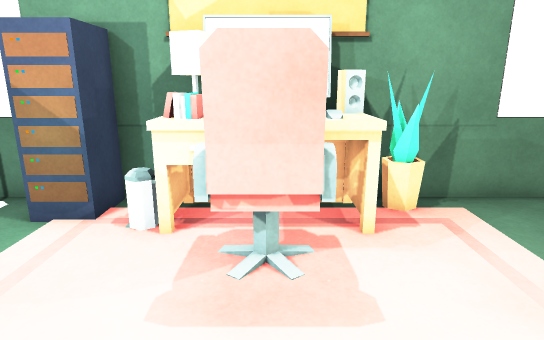
[1] (above)

16 first-person views from a walk through a 3-D level made in the Unity game engine. The camera is 1.5 m above the floor, tilts 14° down and sees 75° across. The floor is counted in squares, 0.5 m on a side. Each view is taken from the middle of a square. On the plan, view 1 faces up. The plan holds only what a view shows up to about 20 squares ahead; the rest is blank. The player is left out. Door leaves are left out, so doorways stand open. Surface patterns are stand-ins for the level's own textures.

[2]
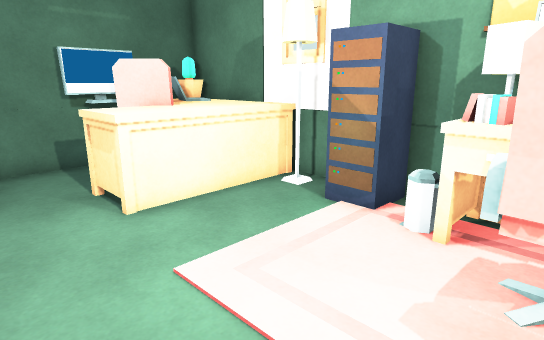

[3]
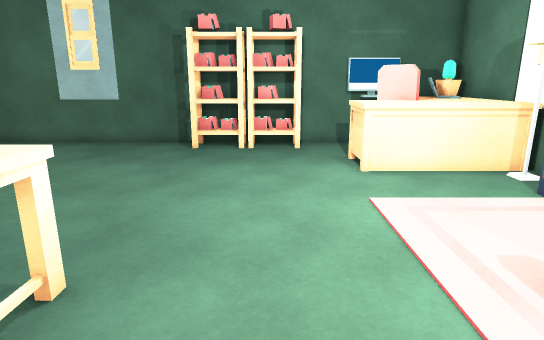

[4]
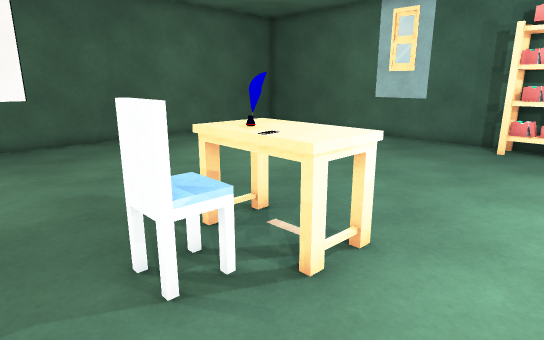

[5]
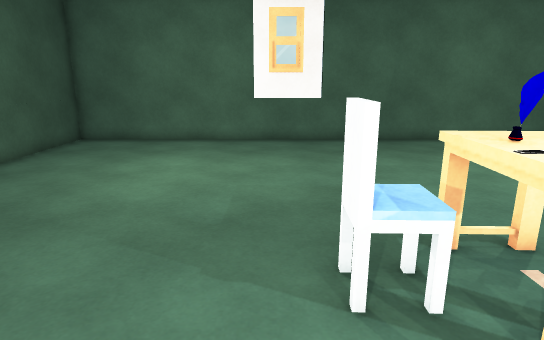

[6]
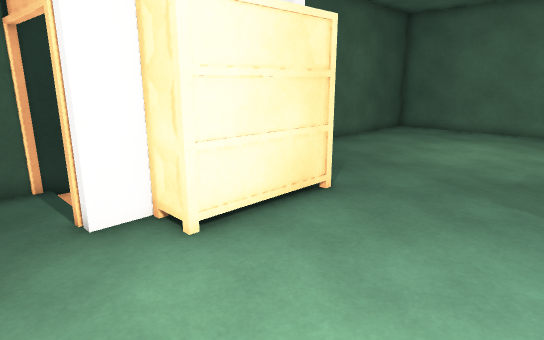

[7]
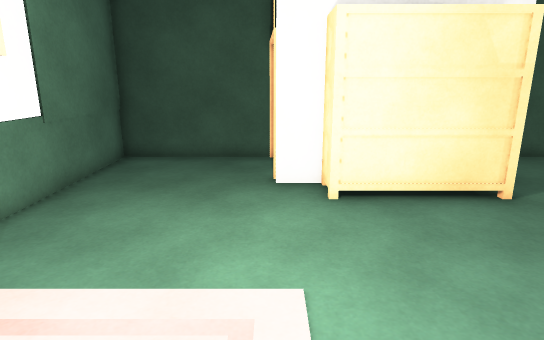

[8]
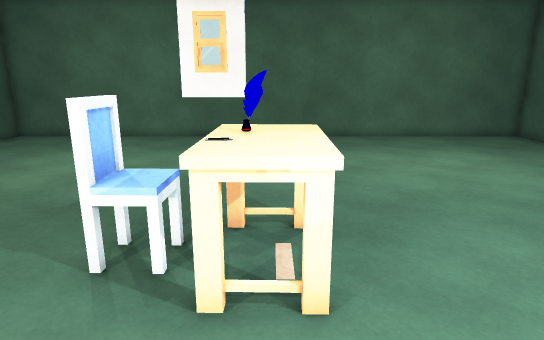

[9]
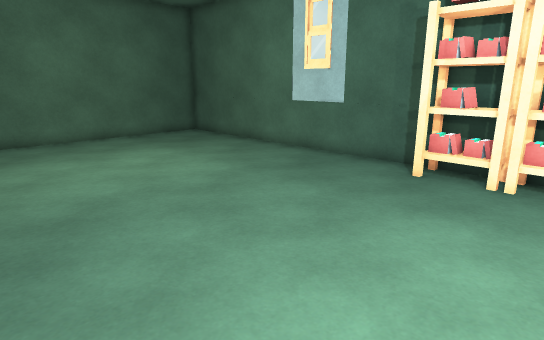

[10]
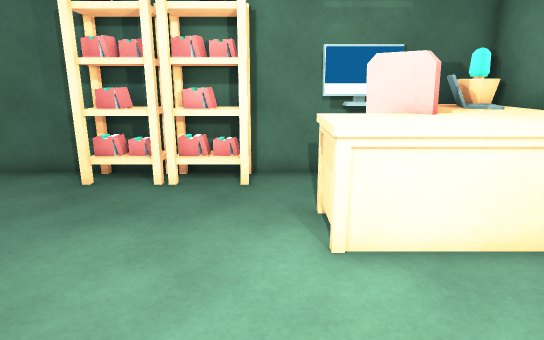

[11]
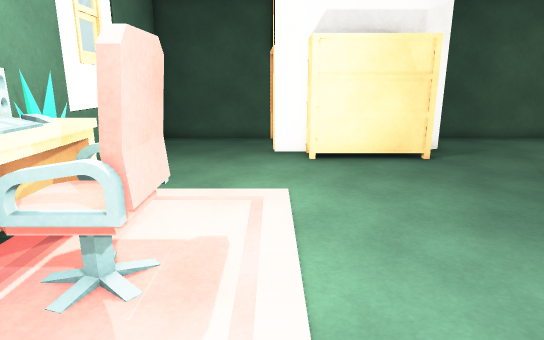

[12]
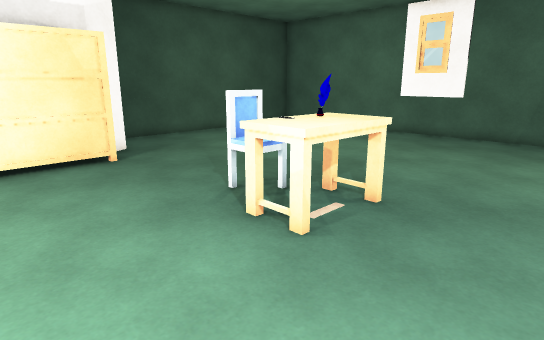

[13]
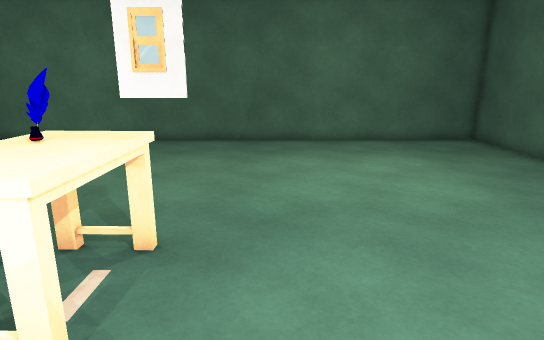

[14]
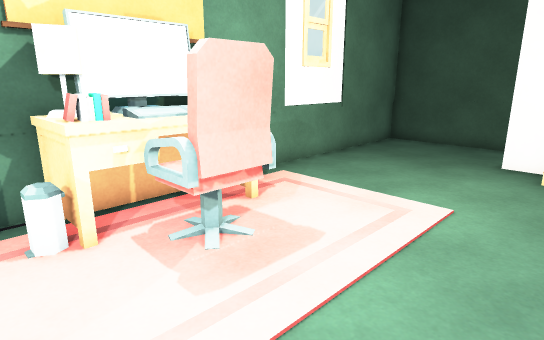

[15]
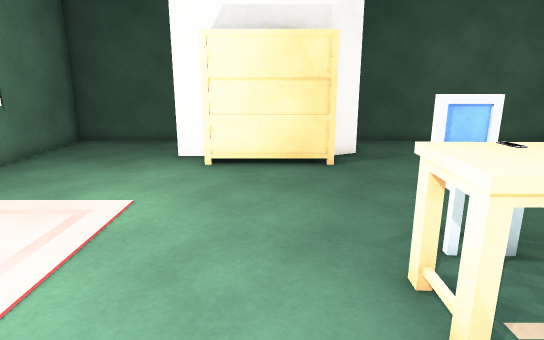

[16]
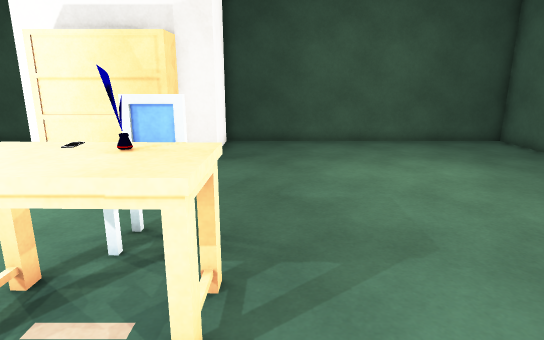

### Floor plan
Points are (right, up) in squares from view 1. A wall is a line through its corners. A room is listed if a view was taken in it or the views show most of it. See-through windows are left out.
Room 1 (views 1, 2, 3, 4, 5, 6, 7, 8, 9, 10, 11, 12, 13, 14, 15, 16)
walls: (10.9, -4.2) (10.4, -3.2); (10.4, 1.4) (10.4, 2.9) (11.1, 2.9); (-13.8, -3.8) (-13.8, -18.8) (14.2, -18.8) (14.2, -4.6); (-13.8, -1.5) (-13.8, -3.5); (-13.8, 1.1) (-13.8, -0.9); (-6.5, 9) (-13.8, 9) (-13.8, 7.1); (14.2, 2.1) (14.2, 9) (-4, 9); (-12.8, 4.5) (-12.8, 3.5); (-13.8, 5.5) (-13.8, 1.2)
ways out: open door at (11.5, 3)
objects: other object (-13, -4) to (-12, -2); other object (-13, -1) to (-12, 1); other object (-13, 5) to (-13, 6); other object (-13, 7) to (-11, 8); other object (-13, 8); other object (-11, 4) to (-10, 6); other object (-10, 3) to (-8, 8); other object (-5, 7) to (-4, 8); other object (-3, 7) to (-2, 7); other object (-3, 8); other object (-2, 6) to (2, 8); other object (-1, -6) to (1, -3); other object (-1, 5) to (2, 6); other object (1, -4); other object (1, 7); other object (2, -5) to (3, -4); other object (2, 8); other object (3, 8); other object (9, -3) to (10, 1)

Positions as (right, up) in squares from view 1, and headings:
1: (0, 0), facing up
2: (0, 0), facing up-left
3: (4, 0), facing left
4: (5, 0), facing down-left
5: (4, 0), facing down
6: (3, 5), facing down-right
7: (0, 3), facing right
8: (0, 1), facing down
9: (-1, 1), facing down-left
10: (-2, 2), facing left
11: (-5, 3), facing right
12: (-5, 2), facing down-right
13: (-3, 0), facing down
14: (-4, 0), facing up-right
15: (-4, -1), facing right
16: (-4, -7), facing right
